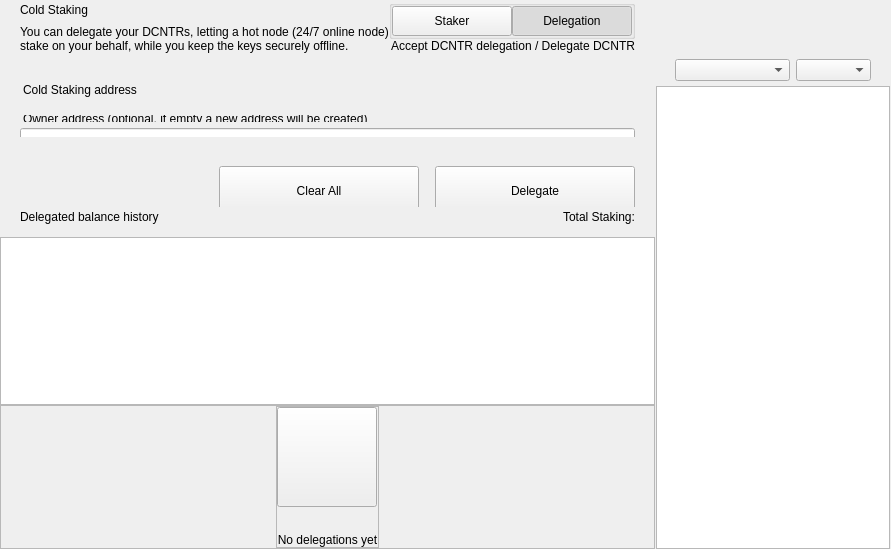
<?xml version="1.0" encoding="UTF-8"?>
<ui version="4.0">
 <class>ColdStakingWidget</class>
 <widget class="QWidget" name="ColdStakingWidget">
  <property name="geometry">
   <rect>
    <x>0</x>
    <y>0</y>
    <width>629</width>
    <height>549</height>
   </rect>
  </property>
  <property name="windowTitle">
   <string>Form</string>
  </property>
  <layout class="QHBoxLayout" name="horizontalLayout_1" stretch="2,1">
   <property name="spacing">
    <number>0</number>
   </property>
   <property name="leftMargin">
    <number>0</number>
   </property>
   <property name="topMargin">
    <number>0</number>
   </property>
   <property name="rightMargin">
    <number>0</number>
   </property>
   <property name="bottomMargin">
    <number>0</number>
   </property>
   <item>
    <widget class="QWidget" name="left" native="true">
     <layout class="QVBoxLayout" name="verticalLayout_3">
      <property name="leftMargin">
       <number>0</number>
      </property>
      <property name="topMargin">
       <number>0</number>
      </property>
      <property name="rightMargin">
       <number>0</number>
      </property>
      <property name="bottomMargin">
       <number>0</number>
      </property>
      <item>
       <layout class="QVBoxLayout" name="verticalLayout_2">
        <property name="spacing">
         <number>0</number>
        </property>
        <item>
         <layout class="QVBoxLayout" name="verticalLayoutTop">
          <property name="spacing">
           <number>0</number>
          </property>
          <property name="leftMargin">
           <number>0</number>
          </property>
          <property name="rightMargin">
           <number>0</number>
          </property>
          <item>
           <widget class="QWidget" name="containerTitle" native="true">
            <property name="sizePolicy">
             <sizepolicy hsizetype="Preferred" vsizetype="Minimum">
              <horstretch>0</horstretch>
              <verstretch>0</verstretch>
             </sizepolicy>
            </property>
            <property name="maximumSize">
             <size>
              <width>16777215</width>
              <height>100</height>
             </size>
            </property>
            <layout class="QHBoxLayout" name="containerTitleLayout">
             <property name="spacing">
              <number>0</number>
             </property>
             <property name="leftMargin">
              <number>20</number>
             </property>
             <property name="topMargin">
              <number>0</number>
             </property>
             <property name="rightMargin">
              <number>20</number>
             </property>
             <property name="bottomMargin">
              <number>0</number>
             </property>
             <item>
              <layout class="QVBoxLayout" name="verticalLayout11">
               <property name="spacing">
                <number>5</number>
               </property>
               <item>
                <widget class="QLabel" name="labelTitle">
                 <property name="text">
                  <string>Cold Staking</string>
                 </property>
                </widget>
               </item>
               <item>
                <widget class="QLabel" name="labelSubtitle1">
                 <property name="maximumSize">
                  <size>
                   <width>16777215</width>
                   <height>16777215</height>
                  </size>
                 </property>
                 <property name="text">
                  <string>You can delegate your DCNTRs, letting a hot node (24/7 online node)
stake on your behalf, while you keep the keys securely offline.</string>
                 </property>
                </widget>
               </item>
              </layout>
             </item>
             <item>
              <spacer name="horizontalSpacer">
               <property name="orientation">
                <enum>Qt::Horizontal</enum>
               </property>
               <property name="sizeHint" stdset="0">
                <size>
                 <width>40</width>
                 <height>20</height>
                </size>
               </property>
              </spacer>
             </item>
             <item>
              <widget class="QWidget" name="containerViewPrivacyChecks" native="true">
               <layout class="QVBoxLayout" name="containerPrivacyChecks">
                <property name="spacing">
                 <number>0</number>
                </property>
                <property name="leftMargin">
                 <number>0</number>
                </property>
                <property name="topMargin">
                 <number>0</number>
                </property>
                <property name="rightMargin">
                 <number>0</number>
                </property>
                <property name="bottomMargin">
                 <number>0</number>
                </property>
                <item alignment="Qt::AlignHCenter|Qt::AlignVCenter">
                 <widget class="QGroupBox" name="groupBox">
                  <property name="title">
                   <string/>
                  </property>
                  <layout class="QHBoxLayout" name="horizontalLayout_2_1">
                   <property name="spacing">
                    <number>0</number>
                   </property>
                   <property name="leftMargin">
                    <number>0</number>
                   </property>
                   <property name="topMargin">
                    <number>0</number>
                   </property>
                   <property name="rightMargin">
                    <number>0</number>
                   </property>
                   <property name="bottomMargin">
                    <number>0</number>
                   </property>
                   <item>
                    <widget class="QPushButton" name="pushLeft">
                     <property name="minimumSize">
                      <size>
                       <width>120</width>
                       <height>30</height>
                      </size>
                     </property>
                     <property name="maximumSize">
                      <size>
                       <width>120</width>
                       <height>30</height>
                      </size>
                     </property>
                     <property name="focusPolicy">
                      <enum>Qt::NoFocus</enum>
                     </property>
                     <property name="text">
                      <string>Staker</string>
                     </property>
                     <property name="checkable">
                      <bool>true</bool>
                     </property>
                     <property name="autoExclusive">
                      <bool>true</bool>
                     </property>
                    </widget>
                   </item>
                   <item>
                    <widget class="QPushButton" name="pushRight">
                     <property name="minimumSize">
                      <size>
                       <width>120</width>
                       <height>30</height>
                      </size>
                     </property>
                     <property name="maximumSize">
                      <size>
                       <width>120</width>
                       <height>30</height>
                      </size>
                     </property>
                     <property name="focusPolicy">
                      <enum>Qt::NoFocus</enum>
                     </property>
                     <property name="text">
                      <string>Delegation</string>
                     </property>
                     <property name="checkable">
                      <bool>true</bool>
                     </property>
                     <property name="checked">
                      <bool>true</bool>
                     </property>
                     <property name="autoExclusive">
                      <bool>true</bool>
                     </property>
                    </widget>
                   </item>
                  </layout>
                 </widget>
                </item>
                <item alignment="Qt::AlignTop">
                 <widget class="QLabel" name="labelSubtitle2">
                  <property name="text">
                   <string>Accept DCNTR delegation / Delegate DCNTR</string>
                  </property>
                  <property name="alignment">
                   <set>Qt::AlignRight|Qt::AlignTrailing|Qt::AlignVCenter</set>
                  </property>
                 </widget>
                </item>
               </layout>
              </widget>
             </item>
            </layout>
           </widget>
          </item>
          <item>
           <spacer name="verticalSpacer_2">
            <property name="orientation">
             <enum>Qt::Vertical</enum>
            </property>
            <property name="sizeType">
             <enum>QSizePolicy::Fixed</enum>
            </property>
            <property name="sizeHint" stdset="0">
             <size>
              <width>20</width>
              <height>30</height>
             </size>
            </property>
           </spacer>
          </item>
          <item>
           <widget class="QWidget" name="containerSend" native="true">
            <property name="minimumSize">
             <size>
              <width>0</width>
              <height>50</height>
             </size>
            </property>
            <layout class="QVBoxLayout" name="containerSendRow">
             <property name="spacing">
              <number>6</number>
             </property>
             <property name="leftMargin">
              <number>0</number>
             </property>
             <property name="topMargin">
              <number>0</number>
             </property>
             <property name="rightMargin">
              <number>0</number>
             </property>
             <property name="bottomMargin">
              <number>0</number>
             </property>
             <item>
              <widget class="QLabel" name="labelEditTitle">
               <property name="maximumSize">
                <size>
                 <width>16777215</width>
                 <height>30</height>
                </size>
               </property>
               <property name="styleSheet">
                <string notr="true">padding-left:20px; padding-bottom:3px;</string>
               </property>
               <property name="text">
                <string>Cold Staking address</string>
               </property>
              </widget>
             </item>
             <item>
              <spacer name="verticalSpacer_6">
               <property name="orientation">
                <enum>Qt::Vertical</enum>
               </property>
               <property name="sizeType">
                <enum>QSizePolicy::Fixed</enum>
               </property>
               <property name="sizeHint" stdset="0">
                <size>
                 <width>20</width>
                 <height>9</height>
                </size>
               </property>
              </spacer>
             </item>
             <item>
              <widget class="QWidget" name="containerOwner" native="true">
               <layout class="QVBoxLayout" name="vContainerOwner">
                <property name="spacing">
                 <number>4</number>
                </property>
                <property name="leftMargin">
                 <number>20</number>
                </property>
                <property name="topMargin">
                 <number>0</number>
                </property>
                <property name="rightMargin">
                 <number>20</number>
                </property>
                <property name="bottomMargin">
                 <number>0</number>
                </property>
                <item>
                 <widget class="QLabel" name="labelSubtitleDescription">
                  <property name="maximumSize">
                   <size>
                    <width>16777215</width>
                    <height>20</height>
                   </size>
                  </property>
                  <property name="styleSheet">
                   <string notr="true">margin-bottom:2px;
                   margin-left:0.05px;
                   padding:0px;</string>
                  </property>
                  <property name="text">
                   <string>Owner address (optional, if empty a new address will be created)</string>
                  </property>
                 </widget>
                </item>
                <item>
                 <widget class="QLineEdit" name="lineEditOwnerAddress">
                  <property name="minimumSize">
                   <size>
                    <width>0</width>
                    <height>50</height>
                   </size>
                  </property>
                  <property name="maximumSize">
                   <size>
                    <width>16777215</width>
                    <height>50</height>
                   </size>
                  </property>
                  <property name="styleSheet">
                   <string notr="true"/>
                  </property>
                  <property name="placeholderText">
                   <string>Enter owner address</string>
                  </property>
                 </widget>
                </item>
               </layout>
              </widget>
             </item>
            </layout>
           </widget>
          </item>
         </layout>
        </item>
        <item>
         <spacer name="verticalSpacer_3">
          <property name="orientation">
           <enum>Qt::Vertical</enum>
          </property>
          <property name="sizeType">
           <enum>QSizePolicy::Minimum</enum>
          </property>
          <property name="sizeHint" stdset="0">
           <size>
            <width>20</width>
            <height>20</height>
           </size>
          </property>
         </spacer>
        </item>
        <item>
         <widget class="QWidget" name="containerBtn" native="true">
          <property name="minimumSize">
           <size>
            <width>0</width>
            <height>50</height>
           </size>
          </property>
          <layout class="QHBoxLayout" name="horizontalLayout">
           <property name="rightMargin">
            <number>20</number>
           </property>
           <item>
            <spacer name="horizontalSpacer_2">
             <property name="orientation">
              <enum>Qt::Horizontal</enum>
             </property>
             <property name="sizeHint" stdset="0">
              <size>
               <width>200</width>
               <height>20</height>
              </size>
             </property>
            </spacer>
           </item>
           <item>
            <layout class="QHBoxLayout" name="horizontalLayout_7">
             <item>
              <spacer name="horizontalSpacer_3">
               <property name="orientation">
                <enum>Qt::Horizontal</enum>
               </property>
               <property name="sizeType">
                <enum>QSizePolicy::Expanding</enum>
               </property>
               <property name="sizeHint" stdset="0">
                <size>
                 <width>40</width>
                 <height>20</height>
                </size>
               </property>
              </spacer>
             </item>
             <item>
              <widget class="QPushButton" name="pushButtonClear">
               <property name="minimumSize">
                <size>
                 <width>200</width>
                 <height>50</height>
                </size>
               </property>
               <property name="focusPolicy">
                <enum>Qt::NoFocus</enum>
               </property>
               <property name="text">
                <string>Clear All</string>
               </property>
              </widget>
             </item>
             <item>
              <spacer name="horizontalSpacer_4">
               <property name="orientation">
                <enum>Qt::Horizontal</enum>
               </property>
               <property name="sizeType">
                <enum>QSizePolicy::Fixed</enum>
               </property>
               <property name="sizeHint" stdset="0">
                <size>
                 <width>10</width>
                 <height>20</height>
                </size>
               </property>
              </spacer>
             </item>
             <item>
              <widget class="QPushButton" name="pushButtonSend">
               <property name="minimumSize">
                <size>
                 <width>200</width>
                 <height>50</height>
                </size>
               </property>
               <property name="maximumSize">
                <size>
                 <width>200</width>
                 <height>50</height>
                </size>
               </property>
               <property name="focusPolicy">
                <enum>Qt::NoFocus</enum>
               </property>
               <property name="text">
                <string>Delegate</string>
               </property>
              </widget>
             </item>
            </layout>
           </item>
          </layout>
         </widget>
        </item>
        <item>
         <widget class="QWidget" name="containerHistoryLabel" native="true">
          <layout class="QHBoxLayout" name="horizontalLayout_4">
           <property name="spacing">
            <number>0</number>
           </property>
           <property name="leftMargin">
            <number>20</number>
           </property>
           <property name="topMargin">
            <number>0</number>
           </property>
           <property name="rightMargin">
            <number>20</number>
           </property>
           <property name="bottomMargin">
            <number>0</number>
           </property>
           <item>
            <widget class="QWidget" name="verticalWidget" native="true">
             <property name="minimumSize">
              <size>
               <width>100</width>
               <height>0</height>
              </size>
             </property>
             <layout class="QVBoxLayout" name="verticalLayout_58">
              <property name="leftMargin">
               <number>0</number>
              </property>
              <property name="topMargin">
               <number>0</number>
              </property>
              <property name="rightMargin">
               <number>0</number>
              </property>
              <property name="bottomMargin">
               <number>0</number>
              </property>
              <item>
               <widget class="QLabel" name="labelListHistory">
                <property name="text">
                 <string>Delegated balance history</string>
                </property>
               </widget>
              </item>
             </layout>
            </widget>
           </item>
           <item>
            <spacer name="horizontalSpacer_5">
             <property name="orientation">
              <enum>Qt::Horizontal</enum>
             </property>
             <property name="sizeHint" stdset="0">
              <size>
               <width>40</width>
               <height>20</height>
              </size>
             </property>
            </spacer>
           </item>
           <item>
            <widget class="QLabel" name="labelStakingTotal">
             <property name="text">
              <string>Total Staking:</string>
             </property>
            </widget>
           </item>
          </layout>
         </widget>
        </item>
        <item>
         <layout class="QVBoxLayout" name="verticalLayout_64">
          <property name="spacing">
           <number>0</number>
          </property>
          <item>
           <spacer name="verticalSpacer_44">
            <property name="orientation">
             <enum>Qt::Vertical</enum>
            </property>
            <property name="sizeType">
             <enum>QSizePolicy::Fixed</enum>
            </property>
            <property name="sizeHint" stdset="0">
             <size>
              <width>20</width>
              <height>10</height>
             </size>
            </property>
           </spacer>
          </item>
          <item>
           <widget class="QListView" name="listView">
            <property name="enabled">
             <bool>true</bool>
            </property>
            <property name="mouseTracking">
             <bool>true</bool>
            </property>
           </widget>
          </item>
          <item>
           <widget class="QFrame" name="emptyContainer">
            <property name="minimumSize">
             <size>
              <width>0</width>
              <height>100</height>
             </size>
            </property>
            <property name="frameShape">
             <enum>QFrame::StyledPanel</enum>
            </property>
            <property name="frameShadow">
             <enum>QFrame::Raised</enum>
            </property>
            <layout class="QVBoxLayout" name="verticalLayout_71" stretch="1,8">
             <property name="spacing">
              <number>0</number>
             </property>
             <property name="leftMargin">
              <number>0</number>
             </property>
             <property name="topMargin">
              <number>0</number>
             </property>
             <property name="rightMargin">
              <number>0</number>
             </property>
             <property name="bottomMargin">
              <number>0</number>
             </property>
             <item>
              <spacer name="verticalSpacer">
               <property name="orientation">
                <enum>Qt::Vertical</enum>
               </property>
               <property name="sizeHint" stdset="0">
                <size>
                 <width>20</width>
                 <height>20</height>
                </size>
               </property>
              </spacer>
             </item>
             <item alignment="Qt::AlignHCenter|Qt::AlignVCenter">
              <widget class="QFrame" name="emptyScreen">
               <property name="sizePolicy">
                <sizepolicy hsizetype="Expanding" vsizetype="Expanding">
                 <horstretch>0</horstretch>
                 <verstretch>0</verstretch>
                </sizepolicy>
               </property>
               <property name="frameShape">
                <enum>QFrame::StyledPanel</enum>
               </property>
               <property name="frameShadow">
                <enum>QFrame::Raised</enum>
               </property>
               <layout class="QVBoxLayout" name="verticalLayout">
                <property name="spacing">
                 <number>30</number>
                </property>
                <property name="leftMargin">
                 <number>0</number>
                </property>
                <property name="topMargin">
                 <number>0</number>
                </property>
                <property name="rightMargin">
                 <number>0</number>
                </property>
                <property name="bottomMargin">
                 <number>0</number>
                </property>
                <item alignment="Qt::AlignHCenter|Qt::AlignVCenter">
                 <widget class="QPushButton" name="pushImgEmpty">
                  <property name="minimumSize">
                   <size>
                    <width>100</width>
                    <height>100</height>
                   </size>
                  </property>
                  <property name="maximumSize">
                   <size>
                    <width>100</width>
                    <height>100</height>
                   </size>
                  </property>
                  <property name="focusPolicy">
                   <enum>Qt::NoFocus</enum>
                  </property>
                  <property name="text">
                   <string/>
                  </property>
                  <property name="iconSize">
                   <size>
                    <width>100</width>
                    <height>100</height>
                   </size>
                  </property>
                 </widget>
                </item>
                <item alignment="Qt::AlignHCenter|Qt::AlignVCenter">
                 <widget class="QLabel" name="labelEmpty">
                  <property name="styleSheet">
                   <string notr="true"/>
                  </property>
                  <property name="text">
                   <string>No delegations yet</string>
                  </property>
                  <property name="alignment">
                   <set>Qt::AlignCenter</set>
                  </property>
                 </widget>
                </item>
               </layout>
              </widget>
             </item>
            </layout>
           </widget>
          </item>
         </layout>
        </item>
       </layout>
      </item>
     </layout>
    </widget>
   </item>
   <item>
    <widget class="QWidget" name="right" native="true">
     <layout class="QVBoxLayout" name="rightContainer">
      <property name="spacing">
       <number>0</number>
      </property>
      <property name="leftMargin">
       <number>1</number>
      </property>
      <property name="topMargin">
       <number>0</number>
      </property>
      <property name="rightMargin">
       <number>1</number>
      </property>
      <property name="bottomMargin">
       <number>0</number>
      </property>
      <item>
       <widget class="QWidget" name="containerRightButtons" native="true">
        <property name="minimumSize">
         <size>
          <width>0</width>
          <height>50</height>
         </size>
        </property>
        <layout class="QVBoxLayout" name="verticalLayout_4">
         <property name="leftMargin">
          <number>19</number>
         </property>
         <property name="topMargin">
          <number>0</number>
         </property>
         <property name="rightMargin">
          <number>19</number>
         </property>
         <property name="bottomMargin">
          <number>0</number>
         </property>
         <item>
          <widget class="OptionButton" name="btnCoinControl" native="true">
           <property name="minimumSize">
            <size>
             <width>0</width>
             <height>0</height>
            </size>
           </property>
          </widget>
         </item>
         <item>
          <widget class="OptionButton" name="btnColdStaking" native="true"/>
         </item>
         <item>
          <widget class="OptionButton" name="btnMyStakingAddresses" native="true">
           <property name="sizePolicy">
            <sizepolicy hsizetype="Preferred" vsizetype="Minimum">
             <horstretch>0</horstretch>
             <verstretch>0</verstretch>
            </sizepolicy>
           </property>
          </widget>
         </item>
        </layout>
       </widget>
      </item>
      <item>
       <widget class="QWidget" name="sortWidget" native="true">
        <layout class="QHBoxLayout" name="horizontalLayout_6">
         <property name="leftMargin">
          <number>19</number>
         </property>
         <property name="rightMargin">
          <number>19</number>
         </property>
         <property name="bottomMargin">
          <number>5</number>
         </property>
         <item>
          <spacer name="horizontalSpacer_6">
           <property name="orientation">
            <enum>Qt::Horizontal</enum>
           </property>
           <property name="sizeHint" stdset="0">
            <size>
             <width>40</width>
             <height>20</height>
            </size>
           </property>
          </spacer>
         </item>
         <item>
          <widget class="QComboBox" name="comboBoxSort">
           <property name="sizePolicy">
            <sizepolicy hsizetype="Preferred" vsizetype="Fixed">
             <horstretch>0</horstretch>
             <verstretch>0</verstretch>
            </sizepolicy>
           </property>
           <property name="minimumSize">
            <size>
             <width>115</width>
             <height>0</height>
            </size>
           </property>
          </widget>
         </item>
         <item>
          <widget class="QComboBox" name="comboBoxSortOrder">
           <property name="sizePolicy">
            <sizepolicy hsizetype="Preferred" vsizetype="Fixed">
             <horstretch>0</horstretch>
             <verstretch>0</verstretch>
            </sizepolicy>
           </property>
           <property name="minimumSize">
            <size>
             <width>75</width>
             <height>0</height>
            </size>
           </property>
          </widget>
         </item>
        </layout>
       </widget>
      </item>
      <item>
       <widget class="QListView" name="listViewStakingAddress">
        <property name="enabled">
         <bool>true</bool>
        </property>
        <property name="mouseTracking">
         <bool>true</bool>
        </property>
       </widget>
      </item>
     </layout>
    </widget>
   </item>
  </layout>
 </widget>
 <customwidgets>
  <customwidget>
   <class>OptionButton</class>
   <extends>QWidget</extends>
   <header>qt/decentrahub/optionbutton.h</header>
   <container>1</container>
  </customwidget>
 </customwidgets>
 <resources/>
 <connections/>
</ui>
